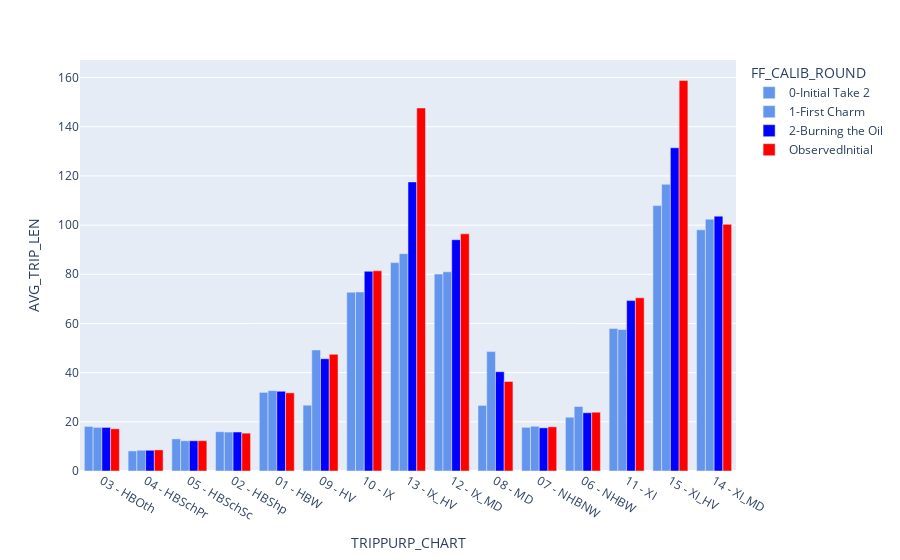
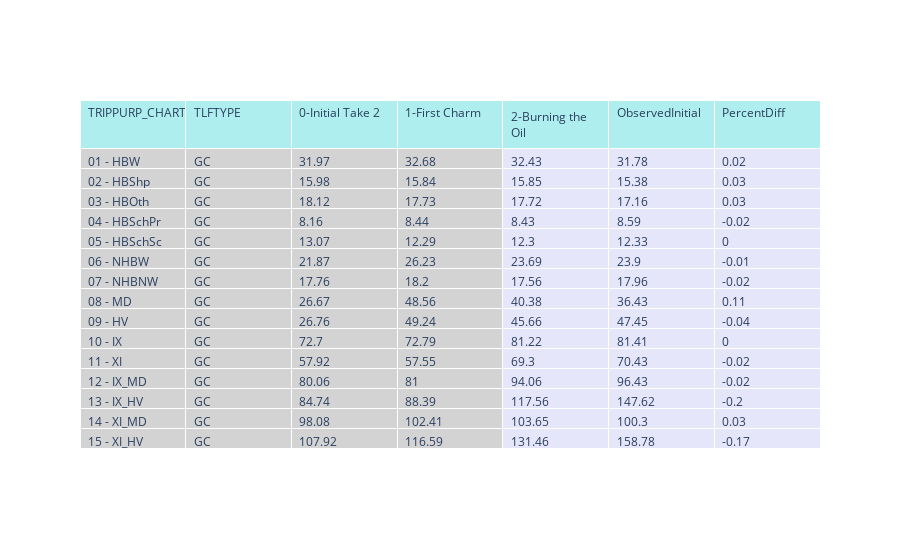

The cell these charts' notebook holds for them, in order:
### Code cell
py.offline.init_notebook_mode(connected=True)

lstModOpt  = dfObsModelMerge['FF_CALIB_ROUND'].unique().tolist()
lstModOptShort1 = [round for round in lstModOpt if round != 'ObservedInitial']  
lstModOptShort = [round for round in lstModOptShort1 if round != 'ObservedFinal']  
lstTLFType   = dfObsModelMerge['TLFTYPE'].unique().tolist() # GC, Time, Dist
lstTripPurp  = dfTLF_Obs['TRIPPURP'].unique().tolist() # HBW, HBShp, HBOth,...
    
selectModelOption  = widgets.SelectMultiple(options=lstModOptShort, value=lstModOptShort, description='Model Run'   )
selectTLFOption    = widgets.SelectMultiple(options=lstTLFType    , value=('GC' ,)      , description='TLF Type'    )
selectTripPurp     = widgets.SelectMultiple(options=lstTripPurp   , value=lstTripPurp   , description='Trip Purpose')

widgets.interactive(update_df_mod_vs_obs,modeloption=selectModelOption, tlfoption=selectTLFOption, trippurpoption=selectTripPurp)

#OBSERVED RED COLOR

### Figure 1 — Plotly figure (JSON) as saved in the notebook; plotly's stock layout.template omitted (floating-point values rounded to 4 significant figures)
{"data": [{"alignmentgroup": "True", "hovertemplate": "FF_CALIB_ROUND=0-Initial Take 2<br>TRIPPURP_CHART=%{x}<br>AVG_TRIP_LEN=%{y}<extra></extra>", "legendgroup": "0-Initial Take 2", "marker": {"color": "cornflowerblue", "pattern": {"shape": ""}}, "name": "0-Initial Take 2", "offsetgroup": "0-Initial Take 2", "orientation": "v", "showlegend": true, "textposition": "auto", "type": "bar", "x": ["03 - HBOth", "04 - HBSchPr", "05 - HBSchSc", "02 - HBShp", "01 - HBW", "09 - HV", "10 - IX", "13 - IX_HV", "12 - IX_MD", "08 - MD", "07 - NHBNW", "06 - NHBW", "11 - XI", "15 - XI_HV", "14 - XI_MD"], "xaxis": "x", "y": [18.12, 8.159, 13.07, 15.98, 31.97, 26.76, 72.7, 84.74, 80.06, 26.67, 17.76, 21.87, 57.92, 107.9, 98.08], "yaxis": "y"}, {"alignmentgroup": "True", "hovertemplate": "FF_CALIB_ROUND=1-First Charm<br>TRIPPURP_CHART=%{x}<br>AVG_TRIP_LEN=%{y}<extra></extra>", "legendgroup": "1-First Charm", "marker": {"color": "cornflowerblue", "pattern": {"shape": ""}}, "name": "1-First Charm", "offsetgroup": "1-First Charm", "orientation": "v", "showlegend": true, "textposition": "auto", "type": "bar", "x": ["03 - HBOth", "04 - HBSchPr", "05 - HBSchSc", "02 - HBShp", "01 - HBW", "09 - HV", "10 - IX", "13 - IX_HV", "12 - IX_MD", "08 - MD", "07 - NHBNW", "06 - NHBW", "11 - XI", "15 - XI_HV", "14 - XI_MD"], "xaxis": "x", "y": [17.73, 8.438, 12.29, 15.84, 32.68, 49.24, 72.79, 88.39, 81.0, 48.56, 18.2, 26.23, 57.55, 116.6, 102.4], "yaxis": "y"}, {"alignmentgroup": "True", "hovertemplate": "FF_CALIB_ROUND=2-Burning the Oil<br>TRIPPURP_CHART=%{x}<br>AVG_TRIP_LEN=%{y}<extra></extra>", "legendgroup": "2-Burning the Oil", "marker": {"color": "blue", "pattern": {"shape": ""}}, "name": "2-Burning the Oil", "offsetgroup": "2-Burning the Oil", "orientation": "v", "showlegend": true, "textposition": "auto", "type": "bar", "x": ["03 - HBOth", "04 - HBSchPr", "05 - HBSchSc", "02 - HBShp", "01 - HBW", "09 - HV", "10 - IX", "13 - IX_HV", "12 - IX_MD", "08 - MD", "07 - NHBNW", "06 - NHBW", "11 - XI", "15 - XI_HV", "14 - XI_MD"], "xaxis": "x", "y": [17.72, 8.432, 12.3, 15.85, 32.43, 45.66, 81.22, 117.6, 94.06, 40.38, 17.56, 23.69, 69.3, 131.5, 103.6], "yaxis": "y"}, {"alignmentgroup": "True", "hovertemplate": "FF_CALIB_ROUND=ObservedInitial<br>TRIPPURP_CHART=%{x}<br>AVG_TRIP_LEN=%{y}<extra></extra>", "legendgroup": "ObservedInitial", "marker": {"color": "red", "pattern": {"shape": ""}}, "name": "ObservedInitial", "offsetgroup": "ObservedInitial", "orientation": "v", "showlegend": true, "textposition": "auto", "type": "bar", "x": ["03 - HBOth", "04 - HBSchPr", "05 - HBSchSc", "02 - HBShp", "01 - HBW", "09 - HV", "10 - IX", "13 - IX_HV", "12 - IX_MD", "08 - MD", "07 - NHBNW", "06 - NHBW", "11 - XI", "15 - XI_HV", "14 - XI_MD"], "xaxis": "x", "y": [17.16, 8.594, 12.33, 15.38, 31.78, 47.45, 81.41, 147.6, 96.43, 36.43, 17.96, 23.9, 70.43, 158.8, 100.3], "yaxis": "y"}], "layout": {"barmode": "group", "legend": {"title": {"text": "FF_CALIB_ROUND"}, "tracegroupgap": 0}, "margin": {"t": 60}, "xaxis": {"anchor": "y", "domain": [0, 1], "title": {"text": "TRIPPURP_CHART"}}, "yaxis": {"anchor": "x", "domain": [0, 1], "title": {"text": "AVG_TRIP_LEN"}}}}

### Figure 2 — Plotly figure (JSON) as saved in the notebook; plotly's stock layout.template omitted (floating-point values rounded to 4 significant figures)
{"data": [{"cells": {"align": "left", "fill": {"color": ["lightgrey", "lightgrey", "lightgrey", "lightgrey", "lavender", "lavender"]}, "values": [["01 - HBW", "02 - HBShp", "03 - HBOth", "04 - HBSchPr", "05 - HBSchSc", "06 - NHBW", "07 - NHBNW", "08 - MD", "09 - HV", "10 - IX", "11 - XI", "12 - IX_MD", "13 - IX_HV", "14 - XI_MD", "15 - XI_HV"], ["GC", "GC", "GC", "GC", "GC", "GC", "GC", "GC", "GC", "GC", "GC", "GC", "GC", "GC", "GC"], [31.97, 15.98, 18.12, 8.16, 13.07, 21.87, 17.76, 26.67, 26.76, 72.7, 57.92, 80.06, 84.74, 98.08, 107.9], [32.68, 15.84, 17.73, 8.44, 12.29, 26.23, 18.2, 48.56, 49.24, 72.79, 57.55, 81, 88.39, 102.4, 116.6], [32.43, 15.85, 17.72, 8.43, 12.3, 23.69, 17.56, 40.38, 45.66, 81.22, 69.3, 94.06, 117.6, 103.7, 131.5], [31.78, 15.38, 17.16, 8.59, 12.33, 23.9, 17.96, 36.43, 47.45, 81.41, 70.43, 96.43, 147.6, 100.3, 158.8], [0.02, 0.03, 0.03, -0.02, 0, -0.01, -0.02, 0.11, -0.04, 0, -0.02, -0.02, -0.2, 0.03, -0.17]]}, "header": {"align": "left", "fill": {"color": "paleturquoise"}, "values": ["TRIPPURP_CHART", "TLFTYPE", "0-Initial Take 2", "1-First Charm", "2-Burning the Oil", "ObservedInitial", "PercentDiff"]}, "type": "table"}], "layout": {}}
